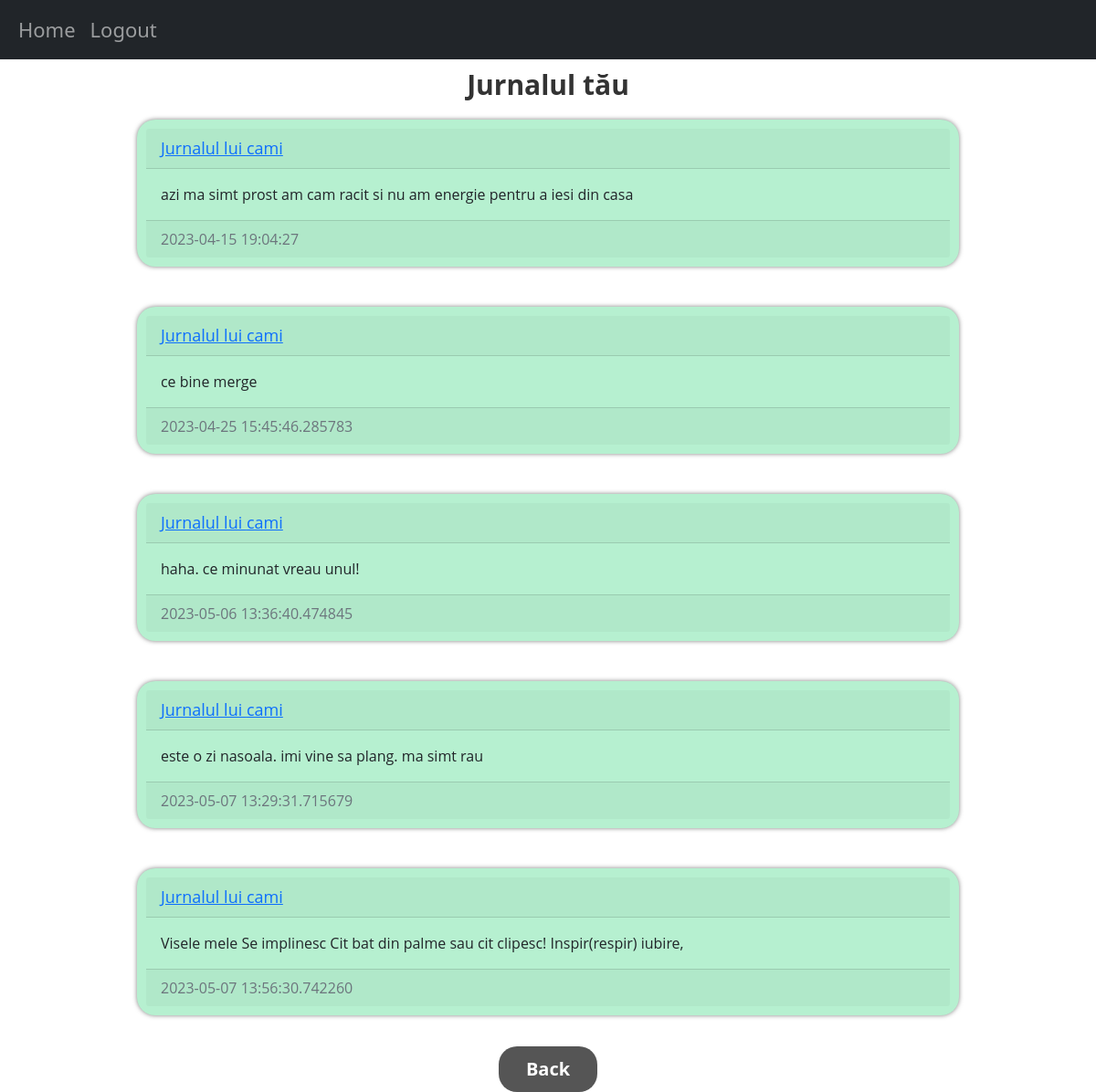
The app's page /jurnal (signed in) with its own data.
### website/domain/models.py (models this page shows)
class Post(db.Model):
    id = db.Column(db.Integer, primary_key=True)
    text = db.Column(db.Text, nullable=False)
    date_created = db.Column(db.DateTime(timezone=True), default=datetime.now())
    author = db.Column(db.Integer, db.ForeignKey(
        'user.id', ondelete="CASCADE"), nullable=False)
    result = db.Column(db.String(150))

class User(db.Model, UserMixin):
    id = db.Column(db.Integer, primary_key=True)
    email = db.Column(db.String(150), unique=True)
    username = db.Column(db.String(150), unique=True)
    password = db.Column(db.String(150))
    email_confirmed_at = db.Column(db.DateTime(timezone=True), default=datetime.now())
    date_created = db.Column(db.DateTime(timezone=True), default=datetime.now())
    posts = db.relationship('Post', backref='user', passive_deletes=True)
    role = db.Column(db.String(100))

### website/controller/pacientView.py (the view)
    @staticmethod
    @views.route("/jurnal")
    @__role_required('pacient')
    @login_required
    def posts():
        posts_today = Post.query.filter_by(author=current_user.id)
        return render_template("posts.html", user=current_user, posts=posts_today)

### website/controller/pacientView.py (called while the page is built)
    @staticmethod
    def __role_required(role):
        def decorator(func):
            @wraps(func)
            def wrapper(*args, **kwargs):
                if not current_user.role == role:
                    return "Unauthorized access", 403
                return func(*args, **kwargs)
            return wrapper
        return decorator

### website/templates/posts.html (shortened to what this page needs)
{% extends "jurnal.html" %}  {% block header %} Jurnalul tău {% endblock %} {% block footer %}
<div align="center">
  <a href="/home"
    ><button type="button" >Back</button></a
  >
</div>
{% endblock %}

### website/templates/jurnal.html (shortened to what this page needs)
{% extends "base.html" %} {% block title %}Home{% endblock %} {% block content
%}
<h1 align="center" style="font-size: 30px ;
  font-weight: bold ;
  color: #333;
  padding: 10px">{% block header %}{% endblock %}</h1>
<div id="posts">
  {% for post in posts %}
  <div class="card border-dark" style="background-color: #b6f0d0;
  box-shadow: 0px 0px 5px rgba(0, 0, 0, 0.5);
  margin: 10px auto;
  max-width: 900px;
  padding: 10px;
  border-radius: 20px;
  border: none;
  font-family: 'Open Sans', sans-serif !important;">
    <div class="card-header d-flex justify-content-between align-items-center">
      <a href="/jurnal" style="font-size: 18px;">Jurnalul lui {{post.user.username}}</a>
    </div>
    <div class="card-body" >
      <div class="card-text" style="font-size: 16px;">{{post.text}}</div>
    </div>
    <div class="card-footer text-muted">{{post.date_created}}</div>
  </div>
  <br/> {% endfor %}
</div>
{% block footer %}{% endblock %} {% endblock %}

### website/templates/base.html (shortened to what this page needs)
<!DOCTYPE html>
<html lang="en">
  <head>
    <link rel="stylesheet" href="/static/style.css">
    <link
      href="https://cdn.jsdelivr.net/npm/bootstrap@5.0.2/dist/css/bootstrap.min.css"
      rel="stylesheet"
    />
  </head>
  <body>
    <nav class="navbar navbar-expand-lg navbar-dark bg-dark">
      <div class="container-fluid">
        <div class="collapse navbar-collapse" id="navbar">
          <div class="navbar-nav" style="font-size: 22px !important;">
            <a class="nav-item nav-link"  href="/home">Home</a>
            {% if user.is_authenticated %}
            <a class="nav-item nav-link"  href="/logout">Logout</a>
            {% else %}
            <a class="nav-item nav-link"  href="/login">Login</a>
            <a class="nav-item nav-link"  href="/sign-up">Sign Up</a>
            {% endif %}
          </div>
        </div>
      </div>
    </nav>
    <div class="container">{% block content %}{% endblock %}</div>
  </body>
</html>

### website/static/style.css (style rules this page uses)
body { font-family: 'Open Sans', sans-serif; background-color: #F5F5F5; color: #333; }
button { background-color: #555; border: none; color: #fff; padding: 10px 30px; text-align: center; font-size: 20px !important; font-weight: bold; margin: 20px auto; max-width: 600px; border-radius: 20px !important; cursor: pointer; }
a { color: #4CAF50; text-decoration: none; }

### records on screen
Post: user.username "cami", text "azi ma simt prost am cam racit si nu am energie pentru a iesi din casa", date_created "2023-04-15 19:04:27"
Post: user.username "cami", text "ce bine merge", date_created "2023-04-25 15:45:46.285783"
Post: user.username "cami", text "haha. ce minunat vreau unul!", date_created "2023-05-06 13:36:40.474845"
Post: user.username "cami", text "este o zi nasoala. imi vine sa plang. ma simt rau", date_created "2023-05-07 13:29:31.715679"
Post: user.username "cami", text "Visele mele Se implinesc Cit bat din palme sau cit clipesc! Inspir(respir) iubire,", date_created "2023-05-07 13:56:30.742260"
